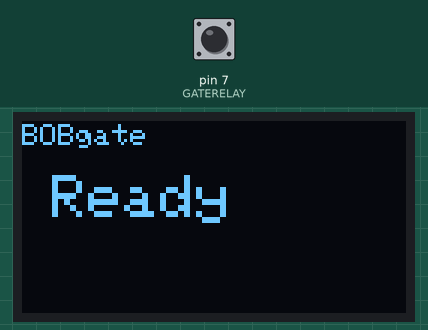
The sketch below on a simulated Arduino Uno, built with avr-gcc and run on an emulated ATmega328P. On the bench: 128×64 one-colour display. The test bench sets the inputs (shaded band); at power-on: pin 7 (GATERELAY) HIGH. What the sketch prints to the serial monitor is not drawn.

Above: at 3.2 s.
3.3 s: pin 7 (GATERELAY) pulled LOW for 0.15 s
At 3.46 s:
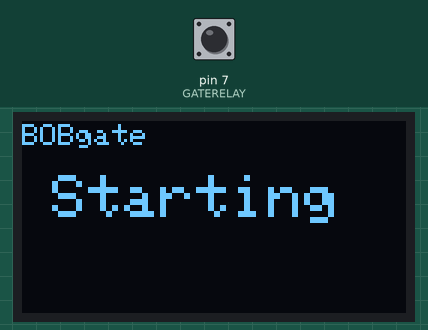
At 4.5 s:
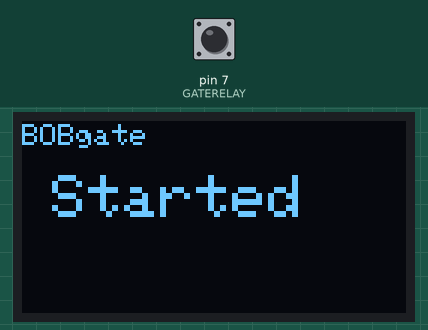
5.1 s: pin 7 (GATERELAY) pulled LOW for 1 s
At 7.2 s:
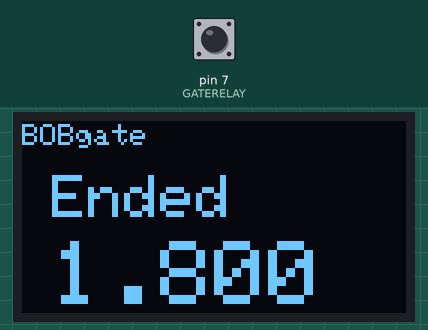
Timing chart, 0 to 8.7 s (numbered marks = the images above; inputs shaded):
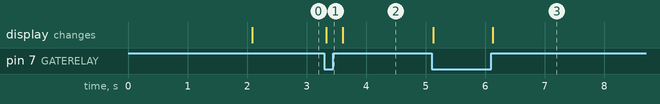

Measured:
- after the input at 3.3 s, the display: changes at once (image 1)
- after the input at 5.1 s, the display: first changes at once (image 3 shows a later state)

The sketch:

bobcat_gate.ino
```cpp
#include <Wire.h>
#include <Adafruit_GFX.h>
#include <Adafruit_SSD1306.h>
#include <SoftwareSerial.h>

#define SCREEN_WIDTH 128 // OLED display width, in pixels
#define SCREEN_HEIGHT 64 // OLED display height, in pixels

// Declaration for an SSD1306 display connected to I2C (SDA, SCL pins)
Adafruit_SSD1306 display(SCREEN_WIDTH, SCREEN_HEIGHT, &Wire, -1);

SoftwareSerial mySerial(0, 1); // RX, TX

const int GATERELAY=7;
const int OPENSTATE=1;
const String SENSORUP = "up:";
const int debounce = 250; // debounce latency in ms
const int endDelay = 3000;

char *myLoopStates[] = {"INIT", "Ready", "Starting","Started", "Ending", "Ended"};
const int SENSORINIT = 0;
const int READY = 1;
const int STARTING = 2;
const int STARTED = 3;
const int ENDING = 4;
const int ENDED = 5;

char *myBrand[] = {"BOBgate", "v0.06"};
const int DEVICE_BRAND = 0;
const int VERSION = 1;

int flag = 0;
String state;

unsigned long StartTime = 0;
unsigned long EndTime = 0;
unsigned long ElapsedTime = 0;

void setup() {
  // Start Serial
  Serial.begin(9600);

  if(!display.begin(SSD1306_SWITCHCAPVCC, 0x3C)) { // Address 0x3D for 128x64
    Serial.println(F("SSD1306 allocation failed"));
    for(;;);
  }
  display.clearDisplay();

  myOLED(myBrand[DEVICE_BRAND],"Loading",myBrand[VERSION]);
  Serial.println(myBrand[DEVICE_BRAND]);
  Serial.println("Loading");
  Serial.println(myBrand[VERSION]);
  delay(2000);

  pinMode(GATERELAY, INPUT_PULLUP);
  state = myLoopStates[SENSORINIT];
}

void loop() {
  runLoop();
}

void runLoop(){
   int val = digitalRead(GATERELAY);

   if (state == myLoopStates[SENSORINIT] && val == OPENSTATE){
      state = myLoopStates[READY];
      myOLED(myBrand[DEVICE_BRAND],state,"");
      Serial.println(state);
   }else{
    if (state == myLoopStates[READY] && val != OPENSTATE){
      state = myLoopStates[STARTING];
      StartTime = millis();
      myOLED(myBrand[DEVICE_BRAND],state,"");
      Serial.println(state);
      delay(debounce);
    } else if(state == myLoopStates[STARTING] && val == OPENSTATE){
      state = myLoopStates[STARTED];
      myOLED(myBrand[DEVICE_BRAND],state,"");
      Serial.println(state);
    } else if(state == myLoopStates[STARTED] && val != OPENSTATE){
      state = myLoopStates[ENDING];
      EndTime = millis();
      myOLED(myBrand[DEVICE_BRAND],state,"");
      Serial.println(state);
      delay(debounce);
    } else if(state == myLoopStates[ENDING] && val == OPENSTATE){
      state = myLoopStates[ENDED];
      ElapsedTime = EndTime - StartTime;
      String finalTime = String(ElapsedTime / 1000.0, 3);
      myOLED(myBrand[DEVICE_BRAND],state,finalTime);
      Serial.println(finalTime);
      delay(endDelay);
    } else if(state == myLoopStates[ENDED] && val == OPENSTATE){
      state = myLoopStates[READY];
      myOLED(myBrand[DEVICE_BRAND],state,"");
      Serial.println(state);
    }
  }
}

void myOLED(String header, String line1, String line2) {
  display.clearDisplay();

  display.setTextSize(1);
  display.setTextColor(WHITE);
  display.setCursor(0, 1);
  display.println(header);

  display.setTextSize(2);
  display.setTextColor(WHITE);
  display.setCursor(10, 18);
  display.println(line1);

  display.setTextSize(3);
  display.setTextColor(WHITE);
  display.setCursor(10, 40);
  display.println(line2);

  display.display();
}
```
